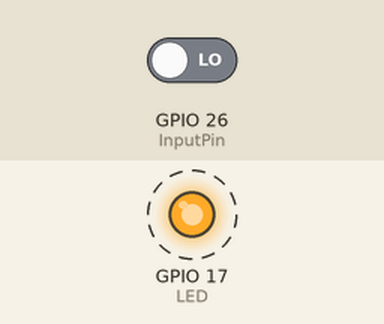
The sketch below on a simulated ESP32. Parts: output pins drawn as LEDs (lit = HIGH). Dashed ring = blinking. The test bench sets the inputs (shaded band); at power-on: GPIO 26 (InputPin) LOW. What the sketch prints to the serial monitor is not drawn.

Above: at 0.5 s.
Timing chart, 0 to 4.6 s (numbered marks = the images above):
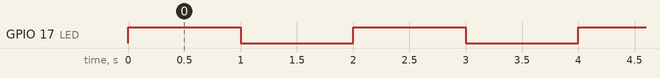

Measured:
- by itself, GPIO 17 (LED): alternates HIGH for 1.0 s and LOW for 1.0 s

The sketch:

Programa_1_Entrada_e_saida_digital.ino
```cpp
#define LED 17
#define InputPin 26

int PinState = 0;

void setup()
{
  Serial.begin(115200);
  pinMode(LED,OUTPUT);
  pinMode(InputPin,INPUT);
}

void loop()
{
  Serial.println("--> Hello World!");
  // Write HIGH
  digitalWrite(LED,HIGH);
  PinState = digitalRead(InputPin);
  Serial.print("Valor lido = "); Serial.println(PinState);
  delay(1000);
  // Write LOW
  digitalWrite(LED,LOW);
  PinState = digitalRead(InputPin);
  Serial.print("Valor lido = "); Serial.println(PinState);
  delay(1000);
}
```
